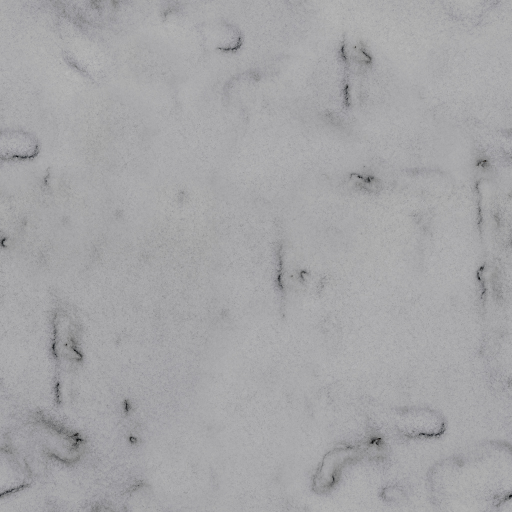
#> input picture tools/terrain-sources/snow-diffuse.jpg, 1024 x 1024 px (shown at 1/2 size); its folder holds 3 pictures in this run
$ python pack_terrain_textures.py
#> lines starting #> are read from the running program, lines starting #| are printed output that depends on the picture; pictures that were not available may be replaced by others from this repository, and a replacement may not be noted
"""Packs a loose albedo/normal pair into the two images Terrain3D reads.

Terrain3D wants each ground surface as two RGBA textures:

    <name>_alb_ht.png   RGB = albedo, A = the surface's own HEIGHT
    <name>_nrm_rgh.png  RGB = normal, A = its ROUGHNESS

Those two alpha channels are not decoration. The height is what lets two surfaces meet along their
own relief instead of cross-fading into a smear, and the roughness is what lets wet rock and dry
turf catch the light differently. The ambientCG sets ship them; the older loose pairs in
tools/terrain-sources do not, so what they lack is derived here rather than left flat:

  - height comes from the albedo's luminance, contrast-stretched. It is not the real displacement
    map, but for blending it only has to say which parts of the surface stand proud, and for snow
    and sand — drifts and ripples — luminance says exactly that.
  - roughness is the surface's own figure with a little of that same variation on it, so it is not
    one number across a whole beach.

Run: tools/.venv/bin/python tools/pack_terrain_textures.py
"""

import numpy as np
from PIL import Image
from pathlib import Path

PROJECT_DIR = Path(__file__).resolve().parent.parent
LOOSE_DIR = PROJECT_DIR / "tools" / "terrain-sources"
PACKED_DIR = PROJECT_DIR / "assets" / "terrain" / "pbr"

# name, roughness, how much the derived height varies (snow drifts more than wet sand)
SURFACES = [
    ("snow", 0.82, 0.55),
    ("sand", 0.68, 0.70),
    # The roads: Poly Haven's rocky_trail_02, packed dirt with the stones worn out of it.
    ("path", 0.86, 0.60),
]


def stretched(grey):
    """Luminance pulled out to the full 0..1 range, so a flat-looking texture still has a height
    map with something in it."""
    low, high = np.percentile(grey, 2), np.percentile(grey, 98)
    return np.clip((grey - low) / max(high - low, 1e-6), 0.0, 1.0)


def pack(name, roughness, relief):
#> called with name = 'snow', roughness = 0.82, relief = 0.55
    albedo = np.asarray(Image.open(LOOSE_DIR / f"{name}-diffuse.jpg").convert("RGB")).astype(np.float32)
    normal = np.asarray(Image.open(LOOSE_DIR / f"{name}-normal.jpg").convert("RGB")).astype(np.float32)
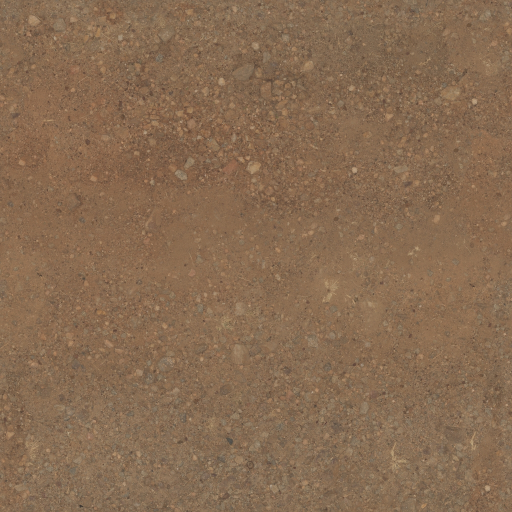
#> input picture tools/terrain-sources/path-diffuse.jpg, 1024 x 1024 px, given in place of snow-normal.jpg, which was not available (shown at 1/2 size)

    grey = albedo @ np.array([0.299, 0.587, 0.114], dtype=np.float32) / 255.0
    height = 0.5 + (stretched(grey) - 0.5) * relief
#> in stretched, `low, high = np.percentile(grey, 2), np.percentile(grey, 98)`: low = 0.549; high = 0.694
#> in stretched, `return np.clip((grey - low) / max(high - low, 1e-6), 0.0, 1.0)`:
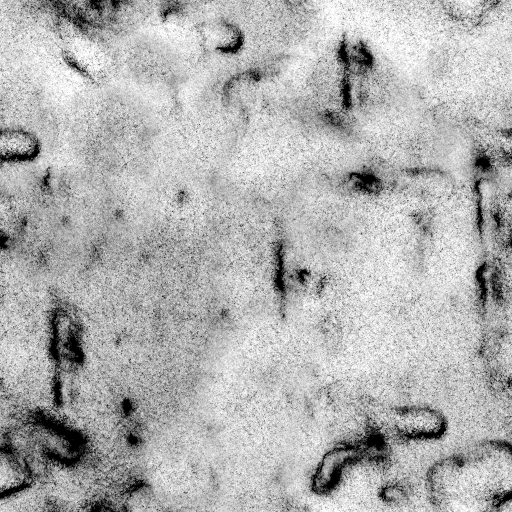
#> returned value: shape (1024, 1024) float32 (shown at 1/2 size); min 0, max 1, mean 0.694
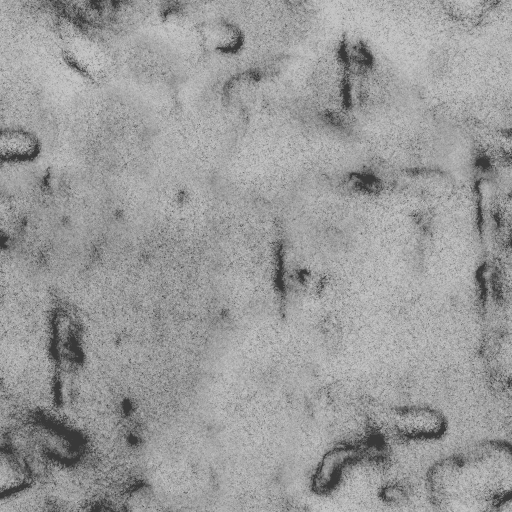
#> height: shape (1024, 1024) float32 (shown at 1/2 size); min 0.225, max 0.775, mean 0.607
    rough = np.clip(roughness + (0.5 - stretched(grey)) * 0.18, 0.0, 1.0)
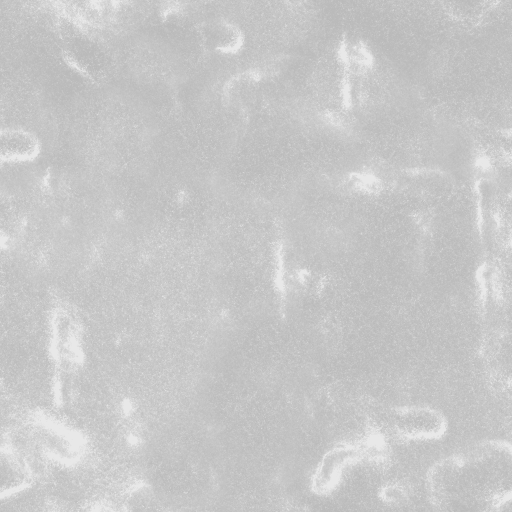
#> rough: shape (1024, 1024) float32 (shown at 1/2 size); min 0.73, max 0.91, mean 0.785

    Image.fromarray(np.dstack([albedo, height * 255.0]).astype(np.uint8), "RGBA").save(
        PACKED_DIR / f"{name}_alb_ht.png")
    Image.fromarray(np.dstack([normal, rough * 255.0]).astype(np.uint8), "RGBA").save(
        PACKED_DIR / f"{name}_nrm_rgh.png")
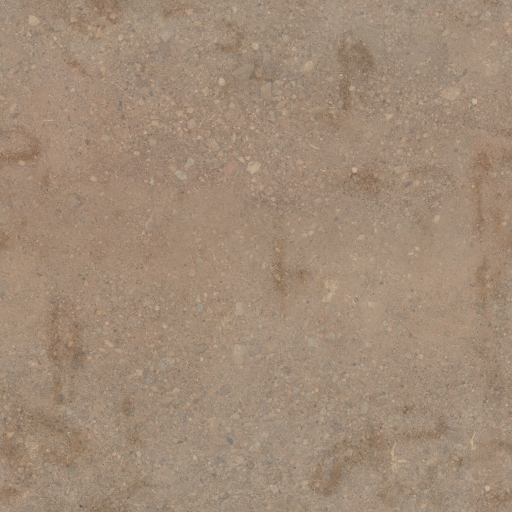
#> saved as snow_nrm_rgh.png: PIL image 1024x1024 RGBA (shown at 1/2 size); mean R, G, B, A 135.5, 107.4, 81.9, 199.7; transparent parts drawn white
    print(f"  {name}: albedo+height and normal+roughness, {albedo.shape[1]}x{albedo.shape[0]}, "
          f"roughness {rough.mean():.2f}")
#|   snow: albedo+height and normal+roughness, 1024x1024, roughness 0.79


def main():
    print(f"Packing into {PACKED_DIR.relative_to(PROJECT_DIR)}:")
    for name, roughness, relief in SURFACES:
        pack(name, roughness, relief)
#> pass 2 of the loop in main, `for name, roughness, relief in SURFACES:`:
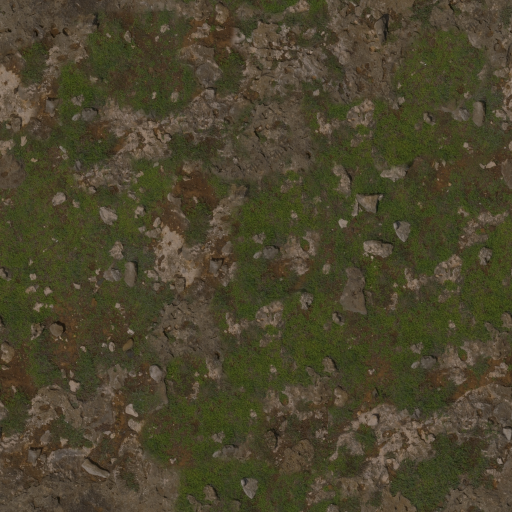
#> input picture tools/terrain-sources/sand-diffuse.jpg, 1024 x 1024 px (shown at 1/2 size)
#> in pack (call 2), `grey = albedo @ np.array([0.299, 0.587, 0.114], dtype=np.float32) / 25..`:
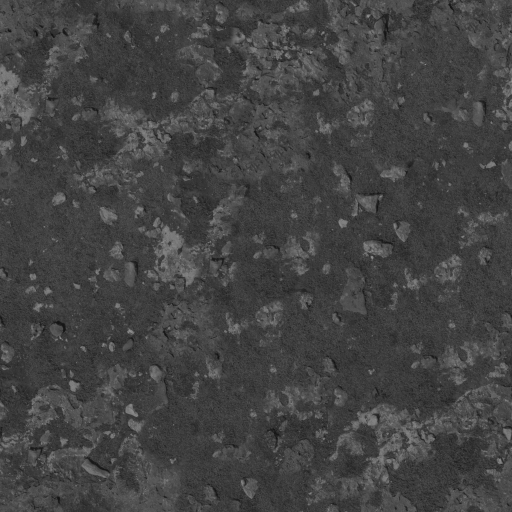
#> grey: shape (1024, 1024) float32 (shown at 1/2 size); min 0.0547, max 0.592, mean 0.266
#> in pack (call 2), `Image.fromarray(np.dstack([normal, rough * 255.0]).astype(np.uint8), "..`:
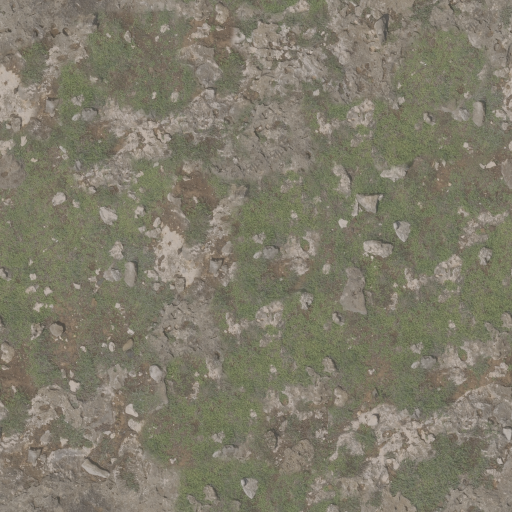
#> saved as sand_nrm_rgh.png: PIL image 1024x1024 RGBA (shown at 1/2 size); mean R, G, B, A 74.9, 68.5, 45.1, 179.3; transparent parts drawn white
#|   sand: albedo+height and normal+roughness, 1024x1024, roughness 0.70


if __name__ == "__main__":
    main()
